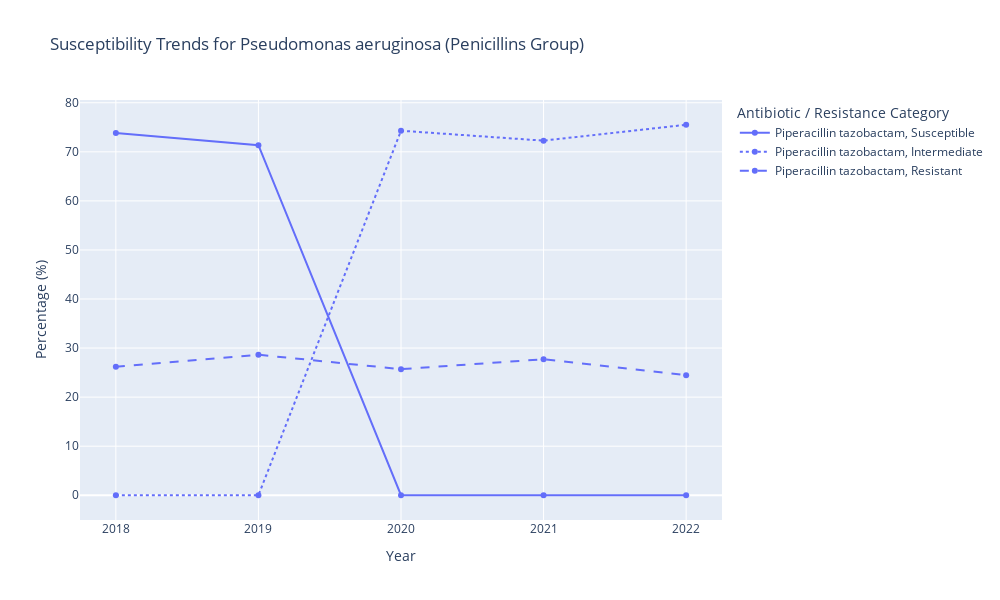
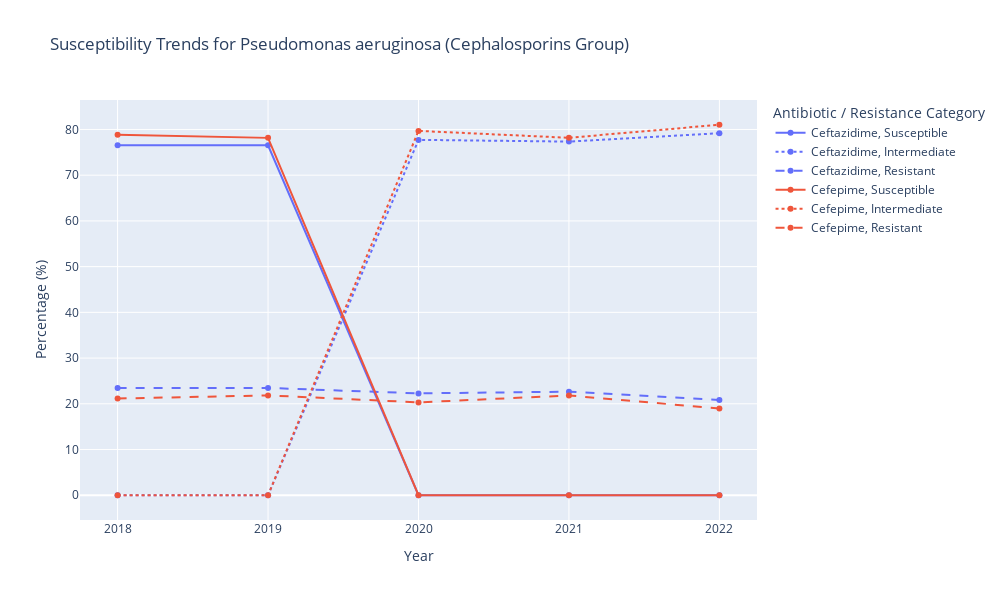
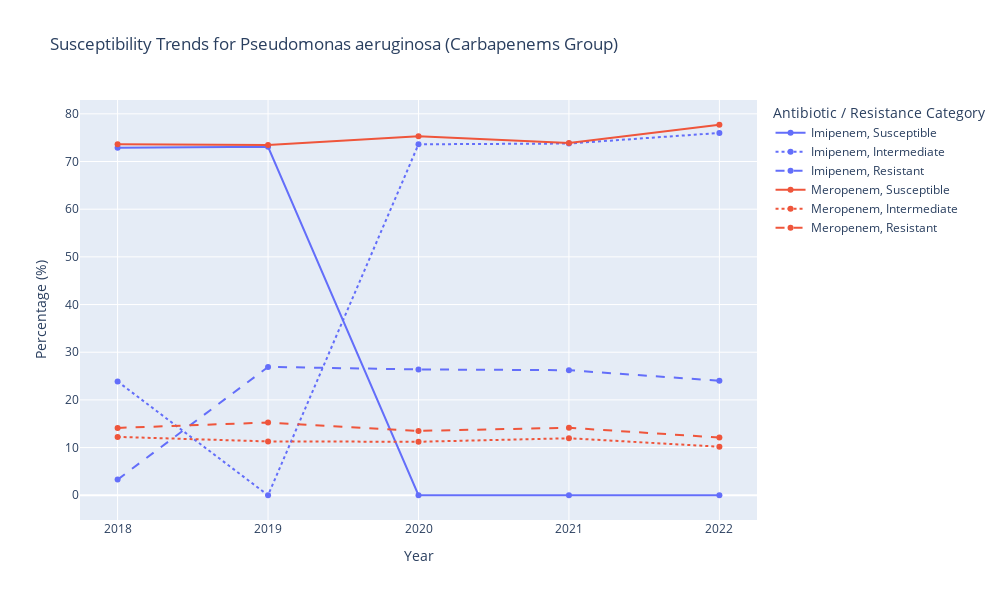
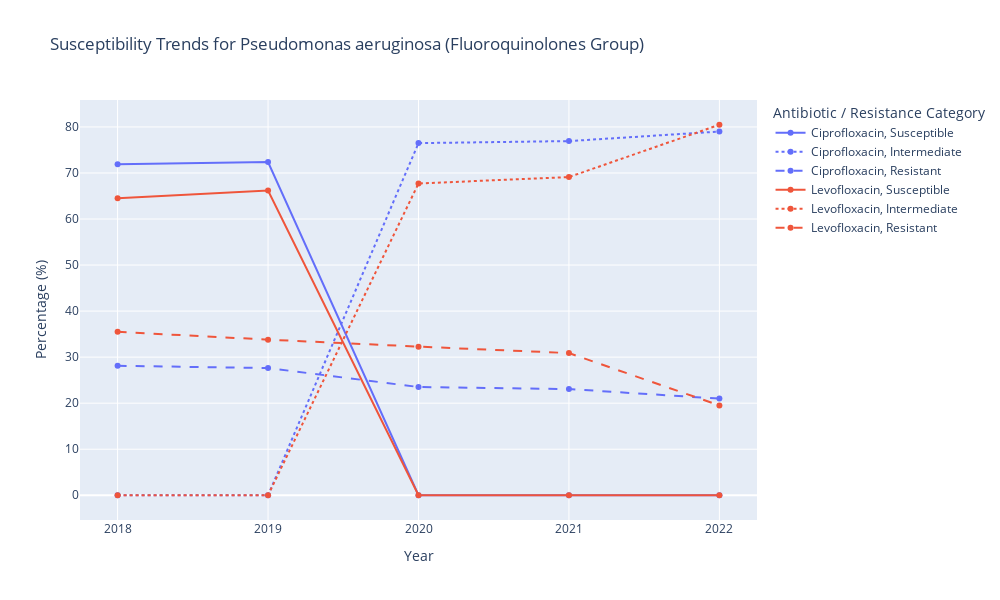

Notebook code cell kept with these figures, in order:
### Code cell
# Dictionary grouping antibiotics by their pharmacological classes
antibiotic_groups = {
    'Penicillins': ['Amoxicillin-clavulanate_I', 'Ampicillin_I', 'Piperacillin tazobactam_I'],
    'Cephalosporins': ['Ceftriaxone_I', 'Ceftazidime_I', 'Cefepime_I'],
    'Carbapenems': ['Imipenem_I', 'Meropenem_I'],
    'Fluoroquinolones': ['Ciprofloxacin_I', 'Levofloxacin_I'],
    'Aminoglycosides': ['Amikacin_I', 'Gentamicin_I'],
    'Glycopeptides': ['Vancomycin_I'],
    'Macrolides': ['Azithromycin_I', 'Clarithromycin_I'],
    'Tetracyclines': ['Tigecycline_I'],
    'Oxazolidinones': ['Linezolid_I'],
    'Antifolates': ['Trimethoprim-sulfamethoxazole_I']
}

# Loop through antibiotic groups to visualize the trends for Pseudomonas aeruginosa
print("Visualizing results for Species: Pseudomonas aeruginosa")

# Loop through each antibiotic group
for group, antibiotics in antibiotic_groups.items():
    print(f"Visualizing results for Antibiotic Group: {group}")

    # Prepare a combined dataframe for the current group
    combined_df_list = []

    for antibiotic in antibiotics:
        if antibiotic in pseudomonadaceae_results:
            # Add the 'Antibiotic' column to identify each antibiotic in the group
            df = pseudomonadaceae_results[antibiotic].copy()
            df['Antibiotic'] = antibiotic.replace('_I', '')  # Removing the "_I" suffix for readability
            combined_df_list.append(df)
        else:
            print(f"No data available for {antibiotic}")

    # If there is data for this group, combine and plot
    if combined_df_list:
        combined_df = pd.concat(combined_df_list)

        # Plotting trends for each antibiotic in the group
        fig = px.line(
            combined_df,
            x='Year',
            y=['Susceptible', 'Intermediate', 'Resistant'],
            color='Antibiotic',  # Different colors for each antibiotic
            line_dash='variable',  # Different dash patterns for susceptible, intermediate, and resistant
            title=f"Susceptibility Trends for Pseudomonas aeruginosa ({group} Group)",
            labels={'value': 'Percentage (%)', 'variable': 'Resistance Category'},
            markers=True
        )

        # Customize the layout
        fig.update_layout(
            xaxis_title="Year",
            yaxis_title="Percentage (%)",
            legend_title="Antibiotic / Resistance Category",
            template="plotly",
            xaxis=dict(tickmode='linear', tick0=2018, dtick=1),  # Ensure years are displayed as integers
            width=1000,  # Adjust the width
            height=600   # Adjust the height
        )

        # Show the plot
        fig.show()
    else:
        print(f"No data to visualize for group {group}")

### Figure 1 — Plotly figure (JSON) as saved in the notebook; plotly's stock layout.template omitted (floating-point values rounded to 4 significant figures)
{"data": [{"hovertemplate": "Antibiotic=Piperacillin tazobactam<br>Resistance Category=Susceptible<br>Year=%{x}<br>Percentage (%)=%{y}<extra></extra>", "legendgroup": "Piperacillin tazobactam, Susceptible", "line": {"color": "#636efa", "dash": "solid"}, "marker": {"symbol": "circle"}, "mode": "markers+lines", "name": "Piperacillin tazobactam, Susceptible", "orientation": "v", "showlegend": true, "type": "scatter", "x": [2018, 2019, 2020, 2021, 2022], "xaxis": "x", "y": [73.83, 71.36, 0, 0, 0], "yaxis": "y"}, {"hovertemplate": "Antibiotic=Piperacillin tazobactam<br>Resistance Category=Intermediate<br>Year=%{x}<br>Percentage (%)=%{y}<extra></extra>", "legendgroup": "Piperacillin tazobactam, Intermediate", "line": {"color": "#636efa", "dash": "dot"}, "marker": {"symbol": "circle"}, "mode": "markers+lines", "name": "Piperacillin tazobactam, Intermediate", "orientation": "v", "showlegend": true, "type": "scatter", "x": [2018, 2019, 2020, 2021, 2022], "xaxis": "x", "y": [0, 0, 74.3, 72.28, 75.52], "yaxis": "y"}, {"hovertemplate": "Antibiotic=Piperacillin tazobactam<br>Resistance Category=Resistant<br>Year=%{x}<br>Percentage (%)=%{y}<extra></extra>", "legendgroup": "Piperacillin tazobactam, Resistant", "line": {"color": "#636efa", "dash": "dash"}, "marker": {"symbol": "circle"}, "mode": "markers+lines", "name": "Piperacillin tazobactam, Resistant", "orientation": "v", "showlegend": true, "type": "scatter", "x": [2018, 2019, 2020, 2021, 2022], "xaxis": "x", "y": [26.17, 28.64, 25.7, 27.72, 24.48], "yaxis": "y"}], "layout": {"height": 600, "legend": {"title": {"text": "Antibiotic / Resistance Category"}, "tracegroupgap": 0}, "title": {"text": "Susceptibility Trends for Pseudomonas aeruginosa (Penicillins Group)"}, "width": 1000, "xaxis": {"anchor": "y", "domain": [0, 1], "dtick": 1, "tick0": 2018, "tickmode": "linear", "title": {"text": "Year"}}, "yaxis": {"anchor": "x", "domain": [0, 1], "title": {"text": "Percentage (%)"}}}}

### Figure 2 — Plotly figure (JSON) as saved in the notebook; plotly's stock layout.template omitted (floating-point values rounded to 4 significant figures)
{"data": [{"hovertemplate": "Antibiotic=Ceftazidime<br>Resistance Category=Susceptible<br>Year=%{x}<br>Percentage (%)=%{y}<extra></extra>", "legendgroup": "Ceftazidime, Susceptible", "line": {"color": "#636efa", "dash": "solid"}, "marker": {"symbol": "circle"}, "mode": "markers+lines", "name": "Ceftazidime, Susceptible", "orientation": "v", "showlegend": true, "type": "scatter", "x": [2018, 2019, 2020, 2021, 2022], "xaxis": "x", "y": [76.53, 76.53, 0, 0, 0], "yaxis": "y"}, {"hovertemplate": "Antibiotic=Ceftazidime<br>Resistance Category=Intermediate<br>Year=%{x}<br>Percentage (%)=%{y}<extra></extra>", "legendgroup": "Ceftazidime, Intermediate", "line": {"color": "#636efa", "dash": "dot"}, "marker": {"symbol": "circle"}, "mode": "markers+lines", "name": "Ceftazidime, Intermediate", "orientation": "v", "showlegend": true, "type": "scatter", "x": [2018, 2019, 2020, 2021, 2022], "xaxis": "x", "y": [0, 0, 77.72, 77.35, 79.17], "yaxis": "y"}, {"hovertemplate": "Antibiotic=Ceftazidime<br>Resistance Category=Resistant<br>Year=%{x}<br>Percentage (%)=%{y}<extra></extra>", "legendgroup": "Ceftazidime, Resistant", "line": {"color": "#636efa", "dash": "dash"}, "marker": {"symbol": "circle"}, "mode": "markers+lines", "name": "Ceftazidime, Resistant", "orientation": "v", "showlegend": true, "type": "scatter", "x": [2018, 2019, 2020, 2021, 2022], "xaxis": "x", "y": [23.47, 23.47, 22.28, 22.65, 20.83], "yaxis": "y"}, {"hovertemplate": "Antibiotic=Cefepime<br>Resistance Category=Susceptible<br>Year=%{x}<br>Percentage (%)=%{y}<extra></extra>", "legendgroup": "Cefepime, Susceptible", "line": {"color": "#EF553B", "dash": "solid"}, "marker": {"symbol": "circle"}, "mode": "markers+lines", "name": "Cefepime, Susceptible", "orientation": "v", "showlegend": true, "type": "scatter", "x": [2018, 2019, 2020, 2021, 2022], "xaxis": "x", "y": [78.84, 78.16, 0, 0, 0], "yaxis": "y"}, {"hovertemplate": "Antibiotic=Cefepime<br>Resistance Category=Intermediate<br>Year=%{x}<br>Percentage (%)=%{y}<extra></extra>", "legendgroup": "Cefepime, Intermediate", "line": {"color": "#EF553B", "dash": "dot"}, "marker": {"symbol": "circle"}, "mode": "markers+lines", "name": "Cefepime, Intermediate", "orientation": "v", "showlegend": true, "type": "scatter", "x": [2018, 2019, 2020, 2021, 2022], "xaxis": "x", "y": [0, 0, 79.69, 78.18, 81.03], "yaxis": "y"}, {"hovertemplate": "Antibiotic=Cefepime<br>Resistance Category=Resistant<br>Year=%{x}<br>Percentage (%)=%{y}<extra></extra>", "legendgroup": "Cefepime, Resistant", "line": {"color": "#EF553B", "dash": "dash"}, "marker": {"symbol": "circle"}, "mode": "markers+lines", "name": "Cefepime, Resistant", "orientation": "v", "showlegend": true, "type": "scatter", "x": [2018, 2019, 2020, 2021, 2022], "xaxis": "x", "y": [21.16, 21.84, 20.31, 21.82, 18.97], "yaxis": "y"}], "layout": {"height": 600, "legend": {"title": {"text": "Antibiotic / Resistance Category"}, "tracegroupgap": 0}, "title": {"text": "Susceptibility Trends for Pseudomonas aeruginosa (Cephalosporins Group)"}, "width": 1000, "xaxis": {"anchor": "y", "domain": [0, 1], "dtick": 1, "tick0": 2018, "tickmode": "linear", "title": {"text": "Year"}}, "yaxis": {"anchor": "x", "domain": [0, 1], "title": {"text": "Percentage (%)"}}}}

### Figure 3 — Plotly figure (JSON) as saved in the notebook; plotly's stock layout.template omitted (floating-point values rounded to 4 significant figures)
{"data": [{"hovertemplate": "Antibiotic=Imipenem<br>Resistance Category=Susceptible<br>Year=%{x}<br>Percentage (%)=%{y}<extra></extra>", "legendgroup": "Imipenem, Susceptible", "line": {"color": "#636efa", "dash": "solid"}, "marker": {"symbol": "circle"}, "mode": "markers+lines", "name": "Imipenem, Susceptible", "orientation": "v", "showlegend": true, "type": "scatter", "x": [2018, 2019, 2020, 2021, 2022], "xaxis": "x", "y": [72.86, 73.08, 0, 0, 0], "yaxis": "y"}, {"hovertemplate": "Antibiotic=Imipenem<br>Resistance Category=Intermediate<br>Year=%{x}<br>Percentage (%)=%{y}<extra></extra>", "legendgroup": "Imipenem, Intermediate", "line": {"color": "#636efa", "dash": "dot"}, "marker": {"symbol": "circle"}, "mode": "markers+lines", "name": "Imipenem, Intermediate", "orientation": "v", "showlegend": true, "type": "scatter", "x": [2018, 2019, 2020, 2021, 2022], "xaxis": "x", "y": [23.86, 0, 73.61, 73.77, 75.99], "yaxis": "y"}, {"hovertemplate": "Antibiotic=Imipenem<br>Resistance Category=Resistant<br>Year=%{x}<br>Percentage (%)=%{y}<extra></extra>", "legendgroup": "Imipenem, Resistant", "line": {"color": "#636efa", "dash": "dash"}, "marker": {"symbol": "circle"}, "mode": "markers+lines", "name": "Imipenem, Resistant", "orientation": "v", "showlegend": true, "type": "scatter", "x": [2018, 2019, 2020, 2021, 2022], "xaxis": "x", "y": [3.28, 26.92, 26.39, 26.23, 24.01], "yaxis": "y"}, {"hovertemplate": "Antibiotic=Meropenem<br>Resistance Category=Susceptible<br>Year=%{x}<br>Percentage (%)=%{y}<extra></extra>", "legendgroup": "Meropenem, Susceptible", "line": {"color": "#EF553B", "dash": "solid"}, "marker": {"symbol": "circle"}, "mode": "markers+lines", "name": "Meropenem, Susceptible", "orientation": "v", "showlegend": true, "type": "scatter", "x": [2018, 2019, 2020, 2021, 2022], "xaxis": "x", "y": [73.64, 73.45, 75.28, 73.89, 77.71], "yaxis": "y"}, {"hovertemplate": "Antibiotic=Meropenem<br>Resistance Category=Intermediate<br>Year=%{x}<br>Percentage (%)=%{y}<extra></extra>", "legendgroup": "Meropenem, Intermediate", "line": {"color": "#EF553B", "dash": "dot"}, "marker": {"symbol": "circle"}, "mode": "markers+lines", "name": "Meropenem, Intermediate", "orientation": "v", "showlegend": true, "type": "scatter", "x": [2018, 2019, 2020, 2021, 2022], "xaxis": "x", "y": [12.24, 11.29, 11.22, 11.95, 10.19], "yaxis": "y"}, {"hovertemplate": "Antibiotic=Meropenem<br>Resistance Category=Resistant<br>Year=%{x}<br>Percentage (%)=%{y}<extra></extra>", "legendgroup": "Meropenem, Resistant", "line": {"color": "#EF553B", "dash": "dash"}, "marker": {"symbol": "circle"}, "mode": "markers+lines", "name": "Meropenem, Resistant", "orientation": "v", "showlegend": true, "type": "scatter", "x": [2018, 2019, 2020, 2021, 2022], "xaxis": "x", "y": [14.12, 15.26, 13.5, 14.16, 12.11], "yaxis": "y"}], "layout": {"height": 600, "legend": {"title": {"text": "Antibiotic / Resistance Category"}, "tracegroupgap": 0}, "title": {"text": "Susceptibility Trends for Pseudomonas aeruginosa (Carbapenems Group)"}, "width": 1000, "xaxis": {"anchor": "y", "domain": [0, 1], "dtick": 1, "tick0": 2018, "tickmode": "linear", "title": {"text": "Year"}}, "yaxis": {"anchor": "x", "domain": [0, 1], "title": {"text": "Percentage (%)"}}}}

### Figure 4 — Plotly figure (JSON) as saved in the notebook; plotly's stock layout.template omitted (floating-point values rounded to 4 significant figures)
{"data": [{"hovertemplate": "Antibiotic=Ciprofloxacin<br>Resistance Category=Susceptible<br>Year=%{x}<br>Percentage (%)=%{y}<extra></extra>", "legendgroup": "Ciprofloxacin, Susceptible", "line": {"color": "#636efa", "dash": "solid"}, "marker": {"symbol": "circle"}, "mode": "markers+lines", "name": "Ciprofloxacin, Susceptible", "orientation": "v", "showlegend": true, "type": "scatter", "x": [2018, 2019, 2020, 2021, 2022], "xaxis": "x", "y": [71.88, 72.37, 0, 0, 0], "yaxis": "y"}, {"hovertemplate": "Antibiotic=Ciprofloxacin<br>Resistance Category=Intermediate<br>Year=%{x}<br>Percentage (%)=%{y}<extra></extra>", "legendgroup": "Ciprofloxacin, Intermediate", "line": {"color": "#636efa", "dash": "dot"}, "marker": {"symbol": "circle"}, "mode": "markers+lines", "name": "Ciprofloxacin, Intermediate", "orientation": "v", "showlegend": true, "type": "scatter", "x": [2018, 2019, 2020, 2021, 2022], "xaxis": "x", "y": [0, 0, 76.49, 76.93, 79.01], "yaxis": "y"}, {"hovertemplate": "Antibiotic=Ciprofloxacin<br>Resistance Category=Resistant<br>Year=%{x}<br>Percentage (%)=%{y}<extra></extra>", "legendgroup": "Ciprofloxacin, Resistant", "line": {"color": "#636efa", "dash": "dash"}, "marker": {"symbol": "circle"}, "mode": "markers+lines", "name": "Ciprofloxacin, Resistant", "orientation": "v", "showlegend": true, "type": "scatter", "x": [2018, 2019, 2020, 2021, 2022], "xaxis": "x", "y": [28.12, 27.63, 23.51, 23.07, 20.99], "yaxis": "y"}, {"hovertemplate": "Antibiotic=Levofloxacin<br>Resistance Category=Susceptible<br>Year=%{x}<br>Percentage (%)=%{y}<extra></extra>", "legendgroup": "Levofloxacin, Susceptible", "line": {"color": "#EF553B", "dash": "solid"}, "marker": {"symbol": "circle"}, "mode": "markers+lines", "name": "Levofloxacin, Susceptible", "orientation": "v", "showlegend": true, "type": "scatter", "x": [2018, 2019, 2020, 2021, 2022], "xaxis": "x", "y": [64.5, 66.2, 0, 0, 0], "yaxis": "y"}, {"hovertemplate": "Antibiotic=Levofloxacin<br>Resistance Category=Intermediate<br>Year=%{x}<br>Percentage (%)=%{y}<extra></extra>", "legendgroup": "Levofloxacin, Intermediate", "line": {"color": "#EF553B", "dash": "dot"}, "marker": {"symbol": "circle"}, "mode": "markers+lines", "name": "Levofloxacin, Intermediate", "orientation": "v", "showlegend": true, "type": "scatter", "x": [2018, 2019, 2020, 2021, 2022], "xaxis": "x", "y": [0, 0, 67.72, 69.12, 80.48], "yaxis": "y"}, {"hovertemplate": "Antibiotic=Levofloxacin<br>Resistance Category=Resistant<br>Year=%{x}<br>Percentage (%)=%{y}<extra></extra>", "legendgroup": "Levofloxacin, Resistant", "line": {"color": "#EF553B", "dash": "dash"}, "marker": {"symbol": "circle"}, "mode": "markers+lines", "name": "Levofloxacin, Resistant", "orientation": "v", "showlegend": true, "type": "scatter", "x": [2018, 2019, 2020, 2021, 2022], "xaxis": "x", "y": [35.5, 33.8, 32.28, 30.88, 19.52], "yaxis": "y"}], "layout": {"height": 600, "legend": {"title": {"text": "Antibiotic / Resistance Category"}, "tracegroupgap": 0}, "title": {"text": "Susceptibility Trends for Pseudomonas aeruginosa (Fluoroquinolones Group)"}, "width": 1000, "xaxis": {"anchor": "y", "domain": [0, 1], "dtick": 1, "tick0": 2018, "tickmode": "linear", "title": {"text": "Year"}}, "yaxis": {"anchor": "x", "domain": [0, 1], "title": {"text": "Percentage (%)"}}}}
